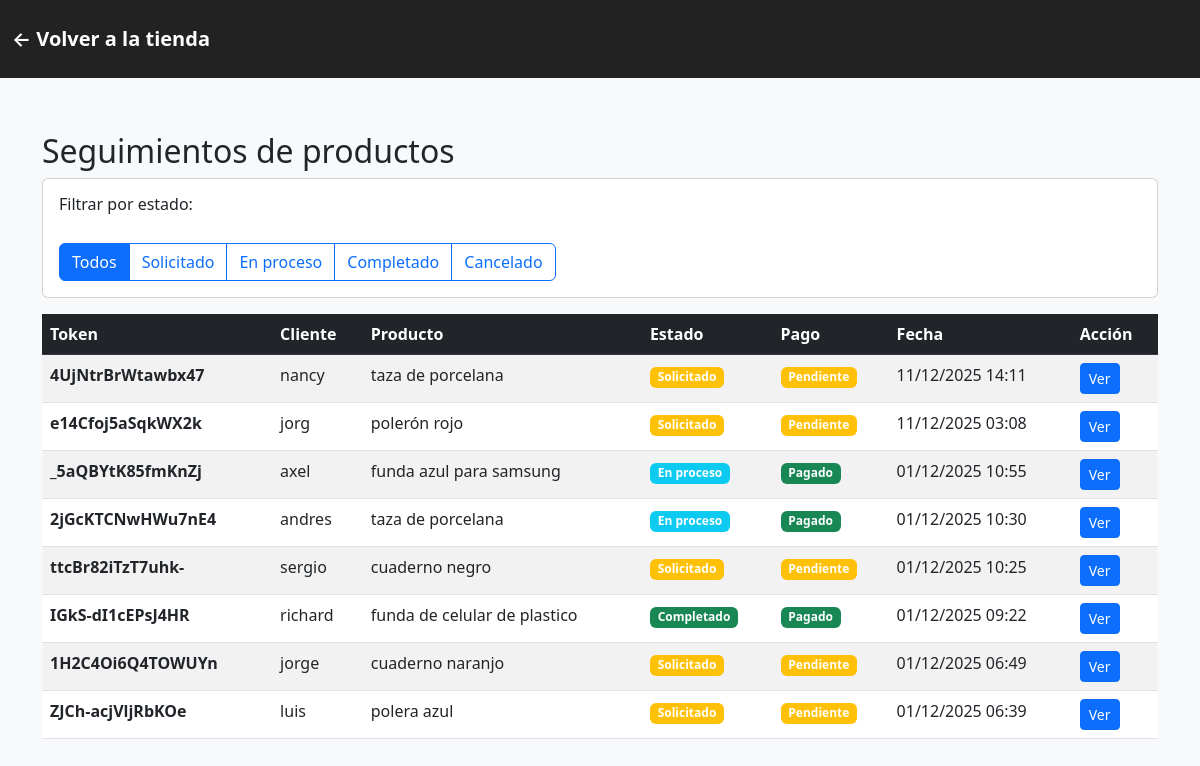
Screenshot of /seguimientos/ with the database file from the repository.
### myApp/models.py (models this page shows, shortened)
class Orden(models.Model):
    ESTADO_CHOICES = (
        ('solicitado', 'Solicitado'),
        ('en_proceso', 'En proceso'),
        ('completado', 'Completado'),
        ('cancelado', 'Cancelado'),
    )
    PAGO_CHOICES = (
        ('pendiente', 'Pendiente'),
        ('pagado', 'Pagado'),
    )
    token = models.CharField(max_length=48, unique=True, editable=False, default=generate_token)
    cliente_nombre = models.CharField(max_length=200, default='', blank=True)
    contacto = models.CharField(max_length=200, help_text="Email / teléfono / red social", default='', blank=True)
    producto_referencia = models.ForeignKey('Producto', null=True, blank=True, on_delete=models.SET_NULL)
    descripcion = models.TextField(blank=True)
    plataforma = models.CharField(max_length=100, default='pagina web')
    fecha_necesaria = models.DateField(null=True, blank=True)
    estado = models.CharField(max_length=20, choices=ESTADO_CHOICES, default='solicitado', verbose_name='Estado del pedido')
    estado_pago = models.CharField(max_length=20, choices=PAGO_CHOICES, default='pendiente', verbose_name='Estado de pago')
    creado = models.DateTimeField(auto_now_add=True)
    actualizado = models.DateTimeField(auto_now=True)
    class Meta:
        verbose_name = 'Orden'
        verbose_name_plural = 'Órdenes'
        ordering = ['-creado']

class Producto(models.Model):
    categoria = models.ForeignKey(Categoria, on_delete=models.CASCADE, related_name='productos')
    nombre = models.CharField(max_length=150)
    descripcion = models.TextField(blank=True)
    precio = models.DecimalField(max_digits=10, decimal_places=2)
    stock = models.PositiveIntegerField(default=0)
    activo = models.BooleanField(default=True)

### myApp/views.py (the view)
# urls.py: path('seguimientos/', views.listar_seguimientos, name='listar_seguimientos'),
def listar_seguimientos(request):
    ordenes = Orden.objects.all().order_by('-creado')
    estado = request.GET.get('estado')
    if estado:
        ordenes = ordenes.filter(estado=estado)
    paginator = Paginator(ordenes, 10)
    page_number = request.GET.get('page')
    ordenes = paginator.get_page(page_number)
    context = {
        'ordenes': ordenes,
        'estados': Orden.ESTADO_CHOICES,
        'estado_filtro': estado,
    }
    return render(request, 'listar_seguimientos.html', context)

### templates/listar_seguimientos.html (shortened to what this page needs)
{% load static %}
<!DOCTYPE html>
<html lang="es">
<head>
    <link href="https://cdn.jsdelivr.net/npm/bootstrap@5.3.0/dist/css/bootstrap.min.css" rel="stylesheet">
    <link rel="stylesheet" href="{% static 'css/styles.css' %}">
</head>
<body>
<div class="header">
    <div class="container">
        <a href="{% url 'home' %}" class="header-back">← Volver a la tienda</a>
    </div>
</div>
<div class="container py-4">
    <h2>Seguimientos de productos</h2>
    <div class="card mb-3">
        <div class="card-body">
            <h5>Filtrar por estado:</h5>
            <div class="btn-group" role="group">
                <a href="{% url 'listar_seguimientos' %}" class="btn btn-outline-primary {% if not estado_filtro %}active{% endif %}">Todos</a>
                {% for valor, etiqueta in estados %}
                    <a href="?estado={{ valor }}" class="btn btn-outline-primary {% if estado_filtro == valor %}active{% endif %}">{{ etiqueta }}</a>
                {% endfor %}
            </div>
        </div>
    </div>
    <div class="table-responsive">
        <table class="table table-striped table-hover">
            <thead class="table-dark">
                <tr>
                    <th>Token</th>
                    <th>Cliente</th>
                    <th>Producto</th>
                    <th>Estado</th>
                    <th>Pago</th>
                    <th>Fecha</th>
                    <th>Acción</th>
                </tr>
            </thead>
            <tbody>
                {% for orden in ordenes %}
                    <tr>
                        <td><strong>{{ orden.token }}</strong></td>
                        <td>{{ orden.cliente_nombre }}</td>
                        <td>{% if orden.producto_referencia %}{{ orden.producto_referencia.nombre }}{% else %}—{% endif %}</td>
                        <td>
                            <span class="badge
                                {% if orden.estado == 'solicitado' %}bg-warning{% endif %}
                                {% if orden.estado == 'en_proceso' %}bg-info{% endif %}
                                {% if orden.estado == 'completado' %}bg-success{% endif %}
                            ">
                                {{ orden.get_estado_display }}
                            </span>
                        </td>
                        <td>
                            <span class="badge {% if orden.estado_pago == 'pagado' %}bg-success{% else %}bg-warning{% endif %}">
                                {{ orden.get_estado_pago_display }}
                            </span>
                        </td>
                        <td>{{ orden.creado|date:"d/m/Y H:i" }}</td>
                        <td>
                            <a href="{% url 'seguimiento_pedido' orden.token %}" class="btn btn-sm btn-primary">Ver</a>
                        </td>
                    </tr>
                {% empty %}
                    <tr>
                        <td colspan="7" class="text-center text-muted">No hay pedidos disponibles.</td>
                    </tr>
                {% endfor %}
            </tbody>
        </table>
    </div>
</div>
</body>
</html>

### static/css/styles.css (style rules this page uses)
body { background: #f8f9fa; }
.header { background: #222; padding: 24px 0; color: white; margin-bottom: 30px; }
.header .container { max-width: 1200px; margin: 0 auto; display: flex; justify-content: space-between; align-items: center; }
.header-back { color: #fff; text-decoration: none; font-size: 20px; font-weight: 600; display: inline-block; transition: opacity 0.3s; }
.card-body h5 { font-size: 16px; height: 40px; overflow: hidden; display: -webkit-box; -webkit-line-clamp: 2; -webkit-box-orient: vertical; }

### rows the page displays
Orden: token "4UjNtrBrWtawbx47", cliente_nombre "nancy", producto_referencia.nombre "taza de porcelana", estado "Solicitado", estado_pago "Pendiente", creado "11/12/2025 14:11"
Orden: token "e14Cfoj5aSqkWX2k", cliente_nombre "jorg", producto_referencia.nombre "polerón rojo", estado "Solicitado", estado_pago "Pendiente", creado "11/12/2025 03:08"
Orden: token "_5aQBYtK85fmKnZj", cliente_nombre "axel", producto_referencia.nombre "funda azul para samsung", estado "En proceso", estado_pago "Pagado", creado "01/12/2025 10:55"
Orden: token "2jGcKTCNwHWu7nE4", cliente_nombre "andres", producto_referencia.nombre "taza de porcelana", estado "En proceso", estado_pago "Pagado", creado "01/12/2025 10:30"
Orden: token "ttcBr82iTzT7uhk-", cliente_nombre "sergio", producto_referencia.nombre "cuaderno negro", estado "Solicitado", estado_pago "Pendiente", creado "01/12/2025 10:25"
Orden: token "IGkS-dI1cEPsJ4HR", cliente_nombre "richard", producto_referencia.nombre "funda de celular de plastico", estado "Completado", estado_pago "Pagado", creado "01/12/2025 09:22"
Orden: token "1H2C4Oi6Q4TOWUYn", cliente_nombre "jorge", producto_referencia.nombre "cuaderno naranjo", estado "Solicitado", estado_pago "Pendiente", creado "01/12/2025 06:49"
Orden: token "ZJCh-acjVljRbKOe", cliente_nombre "luis", producto_referencia.nombre "polera azul", estado "Solicitado", estado_pago "Pendiente", creado "01/12/2025 06:39"

### other values shown
{{ etiqueta }} "Solicitado" "En proceso" "Completado" "Cancelado"
